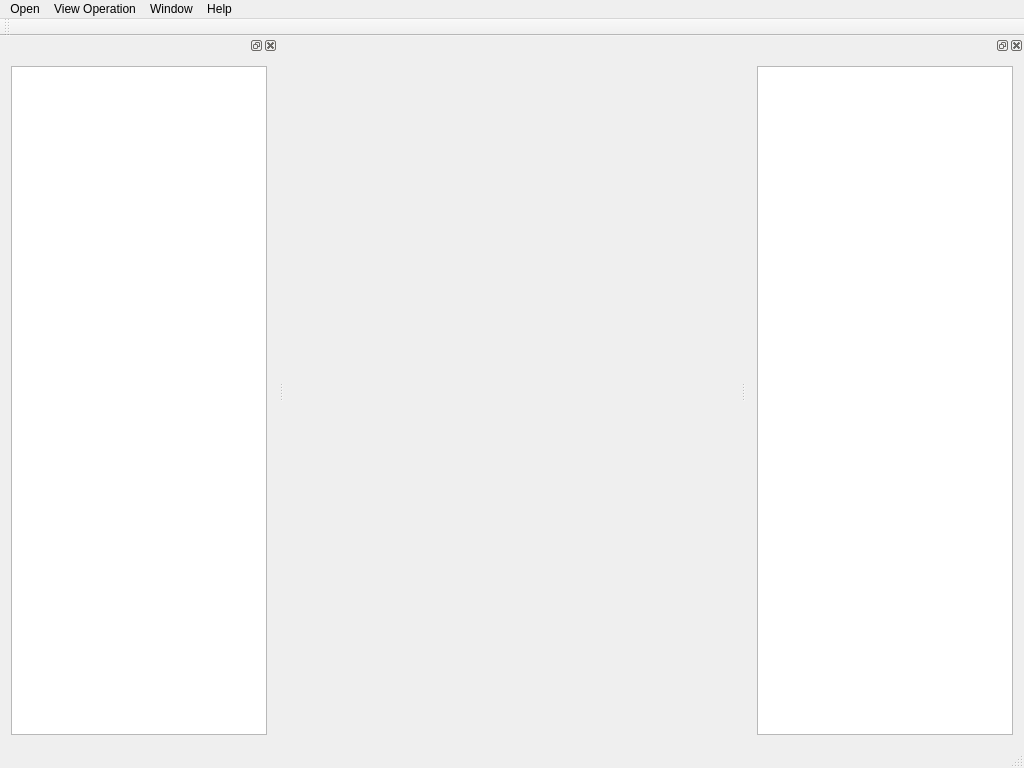
<?xml version="1.0" encoding="UTF-8"?>
<ui version="4.0">
 <class>UIImgTest</class>
 <widget class="QMainWindow" name="UIImgTest">
  <property name="geometry">
   <rect>
    <x>0</x>
    <y>0</y>
    <width>1024</width>
    <height>768</height>
   </rect>
  </property>
  <property name="windowTitle">
   <string>UIImgTest</string>
  </property>
  <widget class="QWidget" name="centralWidget"/>
  <widget class="QMenuBar" name="menuBar">
   <property name="geometry">
    <rect>
     <x>0</x>
     <y>0</y>
     <width>1024</width>
     <height>28</height>
    </rect>
   </property>
   <widget class="QMenu" name="menuOpen">
    <property name="title">
     <string>Open</string>
    </property>
    <addaction name="actionImage"/>
    <addaction name="actionClose"/>
    <addaction name="actionExit"/>
   </widget>
   <widget class="QMenu" name="menuView_Operation">
    <property name="title">
     <string>View Operation</string>
    </property>
    <addaction name="actionZoom_Out"/>
    <addaction name="actionZoom_Int"/>
    <addaction name="actionFit_Window"/>
    <addaction name="actionNormal_Size"/>
   </widget>
   <widget class="QMenu" name="menuWindow">
    <property name="title">
     <string>Window</string>
    </property>
    <addaction name="actionFile_List"/>
    <addaction name="actionInformation"/>
   </widget>
   <widget class="QMenu" name="menuHelp">
    <property name="title">
     <string>Help</string>
    </property>
    <addaction name="actionAbout"/>
   </widget>
   <addaction name="menuOpen"/>
   <addaction name="menuView_Operation"/>
   <addaction name="menuWindow"/>
   <addaction name="menuHelp"/>
  </widget>
  <widget class="QToolBar" name="mainToolBar">
   <attribute name="toolBarArea">
    <enum>TopToolBarArea</enum>
   </attribute>
   <attribute name="toolBarBreak">
    <bool>false</bool>
   </attribute>
  </widget>
  <widget class="QStatusBar" name="statusBar"/>
  <widget class="QDockWidget" name="FileListDockWidget">
   <attribute name="dockWidgetArea">
    <number>1</number>
   </attribute>
   <widget class="QWidget" name="dockWidgetContents">
    <layout class="QVBoxLayout" name="verticalLayout">
     <item>
      <widget class="QTreeView" name="fileTreeView"/>
     </item>
    </layout>
   </widget>
  </widget>
  <widget class="QDockWidget" name="infoDockWidget">
   <attribute name="dockWidgetArea">
    <number>2</number>
   </attribute>
   <widget class="QWidget" name="dockWidgetContents_2">
    <layout class="QVBoxLayout" name="verticalLayout_2">
     <item>
      <widget class="QTreeView" name="tableView"/>
     </item>
    </layout>
   </widget>
  </widget>
  <action name="actionImage">
   <property name="text">
    <string>Image</string>
   </property>
  </action>
  <action name="actionClose">
   <property name="text">
    <string>Close</string>
   </property>
  </action>
  <action name="actionExit">
   <property name="text">
    <string>Exit</string>
   </property>
  </action>
  <action name="actionZoom_Out">
   <property name="text">
    <string>Zoom Out</string>
   </property>
  </action>
  <action name="actionZoom_Int">
   <property name="text">
    <string>Zoom Int</string>
   </property>
  </action>
  <action name="actionFit_Window">
   <property name="text">
    <string>Fit Window</string>
   </property>
  </action>
  <action name="actionNormal_Size">
   <property name="text">
    <string>Normal Size</string>
   </property>
  </action>
  <action name="actionFile_List">
   <property name="text">
    <string>File List</string>
   </property>
  </action>
  <action name="actionInformation">
   <property name="text">
    <string>Information</string>
   </property>
  </action>
  <action name="actionAbout">
   <property name="text">
    <string>About</string>
   </property>
  </action>
 </widget>
 <layoutdefault spacing="6" margin="11"/>
 <resources/>
 <connections/>
</ui>
